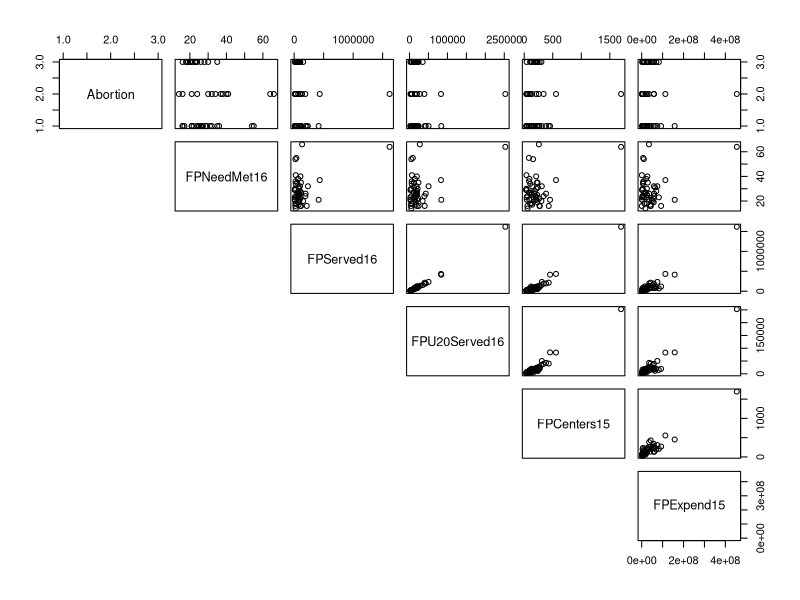
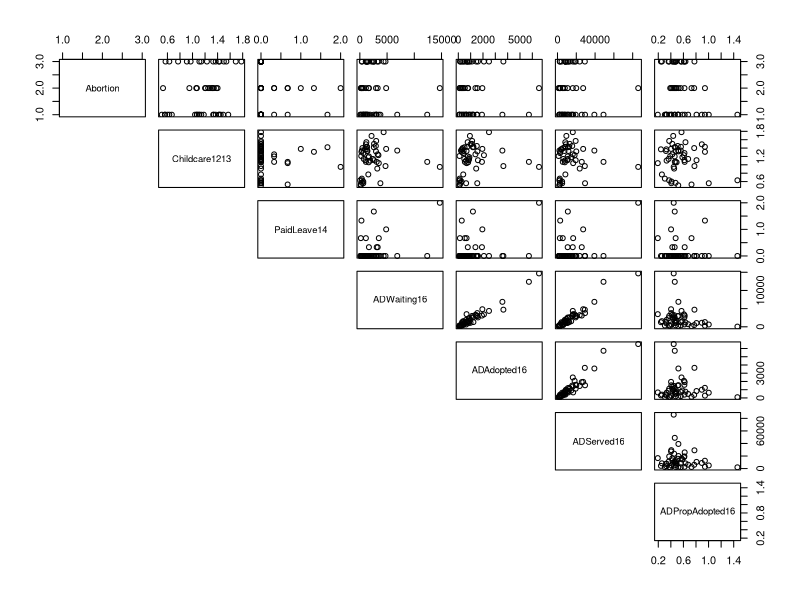
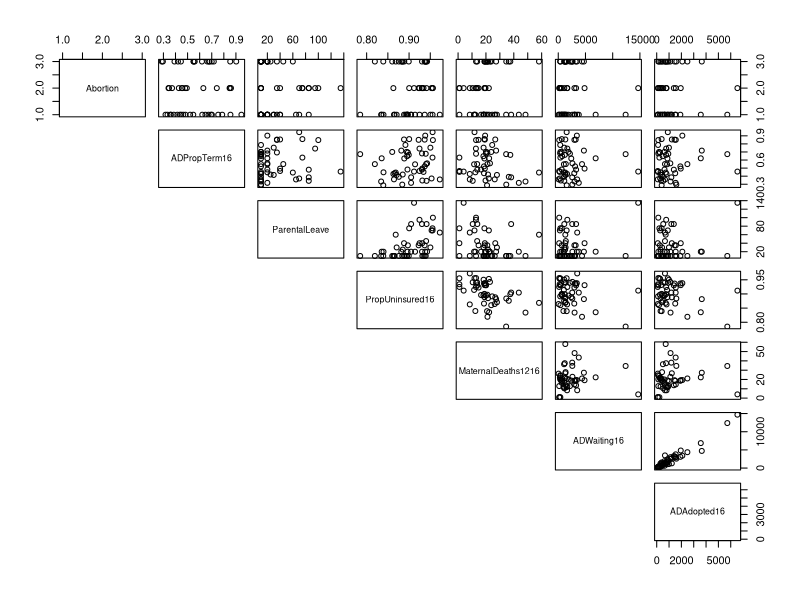
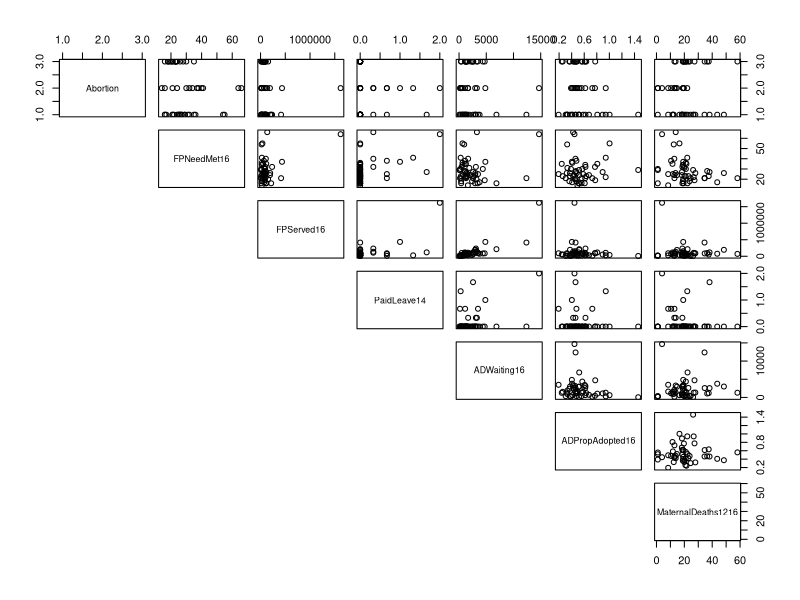

Write the R code that produced these figures, in order. (Note: this script raises an error after producing the figures.)
## ---- chunk 1
knitr::opts_chunk$set(echo = TRUE)
## ---- chunk 2
library(dplyr)
library(tidyverse)
library(knitr)
library(broom)
library(nnet)
library(rms)
library(car)
## ---- chunk 3
data <- read_csv("data/all_national_data_merged.csv")
data <- data %>%
  mutate(Abortion = as.factor(Abortion))
## ---- chunk 4
data <- data %>%
  mutate(MaternalDeaths1216 = case_when(
    !is.na(MaternalDeaths1216) ~ MaternalDeaths1216,
    is.na(MaternalDeaths1216) ~ mean(!is.na(data$MaternalDeaths1216))
  ))
## ---- chunk 5
ellipse::pairs(Abortion ~ FPNeedMet16 + FPServed16 + FPU20Served16 + FPCenters15 + FPExpend15, 
             data = data, lower.panel = NULL) # FPServed16 & FPU20Served16 + FPServed16&FPCenters15 + FPServed16&FPExpend15
                                              # FPU20Served16&FPCenters15 + FPU20Served16&FPExpend15 + FPCenters15&FPExpend15
ellipse::pairs(Abortion ~ Childcare1213 + PaidLeave14 + ADWaiting16 + ADAdopted16 + ADServed16 + ADPropAdopted16, 
               data = data, lower.panel = NULL) # ADWaiting16&ADAdopted16 + ADWaiting16&ADServed16 + ADAdopted16&ADServed16
ellipse::pairs(Abortion ~ ADPropTerm16 + ParentalLeave + PropUninsured16 + MaternalDeaths1216 + ADWaiting16 + ADAdopted16, 
               data = data, lower.panel = NULL) 
ellipse::pairs(Abortion ~ FPNeedMet16 + FPServed16 + PaidLeave14 + ADWaiting16 + ADPropAdopted16 + MaternalDeaths1216, 
               data = data, lower.panel = NULL)
## ---- chunk 6
full <- multinom(Abortion ~ FPNeedMet16 + Childcare1213 + PaidLeave14 + ADPropAdopted16 + ADPropTerm16 + ParentalLeave + PropUninsured16 + MaternalDeaths1216, data = data)

kable(tidy(full), format = "markdown", digits = 3, caption = "Full Model")
kable(confint(full), format = "markdown", digits = 3, caption = "Full Model Confidence Intervals")

regfit_backward <- step(full, direction = "backward")
## ---- chunk 7
best_model <- multinom(Abortion ~ PropUninsured16 + MaternalDeaths1216+ADPropAdopted16+Childcare1213+ParentalLeave+PaidLeave14, data = data)

kable(tidy(best_model), 
      format = "markdown", digits = 3, caption = "Best Model") 
kable(confint(best_model), format = "markdown", digits = 3, caption = "Best Model Confidence Intervals")
## ---- chunk 8
# prediction of model
pred <- predict(best_model, type = "class")
table <- table(data$Abortion, pred)
confusion_matrix <- as.data.frame(table)

ggplot(data = confusion_matrix,
       mapping = aes(x = Var1,
                     y = pred)) +
  geom_tile(aes(fill = Freq)) +
  geom_text(aes(label = sprintf("%1.0f", Freq)), vjust = 1) +
  scale_fill_gradient(low = "blue",
                      high = "red",
                      trans = "log")
## ---- chunk 9
data2 <- data %>% 
  mutate(PropUninsured16 = PropUninsured16 - mean(PropUninsured16),
         MaternalDeaths1216 = MaternalDeaths1216 - mean(MaternalDeaths1216),
         ADPropAdopted16 = ADPropAdopted16 - mean(ADPropAdopted16),
         Childcare1213 = Childcare1213 - mean(Childcare1213))

best_model2 <- multinom(Abortion ~ PropUninsured16 + MaternalDeaths1216+ADPropAdopted16+Childcare1213+ParentalLeave+PaidLeave14, data = data2)

kable(tidy(best_model2), 
      format = "markdown", digits = 3, caption = "Best Model") 

options(scipen = 50)
vif(best_model2) %>% 
  tidy() %>% 
  kable(digits = 3,
        caption = "VIF values")
## ---- chunk 10
# prediction of model
pred <- predict(best_model2, type = "class")
table <- table(data2$Abortion, pred)
confusion_matrix <- as.data.frame(table)

ggplot(data = confusion_matrix,
       mapping = aes(x = Var1,
                     y = pred)) +
  geom_tile(aes(fill = Freq)) +
  geom_text(aes(label = sprintf("%1.0f", Freq)), vjust = 1) +
  scale_fill_gradient(low = "blue",
                      high = "red",
                      trans = "log")
